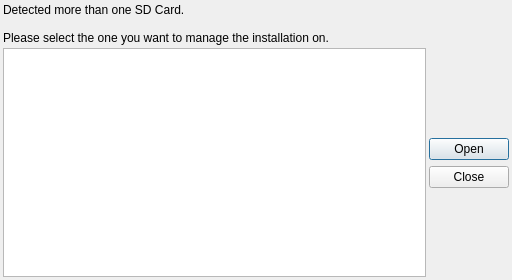
<?xml version="1.0" encoding="UTF-8"?>
<ui version="4.0">
 <author>CyberYoshi64</author>
 <class>Dialog</class>
 <widget class="QDialog" name="Dialog">
  <property name="geometry">
   <rect>
    <x>0</x>
    <y>0</y>
    <width>512</width>
    <height>280</height>
   </rect>
  </property>
  <property name="minimumSize">
   <size>
    <width>512</width>
    <height>280</height>
   </size>
  </property>
  <property name="windowTitle">
   <string>Dialog</string>
  </property>
  <layout class="QVBoxLayout" name="verticalLayout">
   <property name="spacing">
    <number>3</number>
   </property>
   <property name="leftMargin">
    <number>3</number>
   </property>
   <property name="topMargin">
    <number>3</number>
   </property>
   <property name="rightMargin">
    <number>3</number>
   </property>
   <property name="bottomMargin">
    <number>3</number>
   </property>
   <item>
    <widget class="QLabel" name="label">
     <property name="text">
      <string>Detected more than one SD Card.

Please select the one you want to manage the installation on.</string>
     </property>
     <property name="margin">
      <number>8</number>
     </property>
    </widget>
   </item>
   <item>
    <layout class="QHBoxLayout" name="horizontalLayout">
     <item>
      <widget class="QListWidget" name="sdList"/>
     </item>
     <item>
      <widget class="QDialogButtonBox" name="buttons">
       <property name="orientation">
        <enum>Qt::Vertical</enum>
       </property>
       <property name="standardButtons">
        <set>QDialogButtonBox::Close|QDialogButtonBox::Open</set>
       </property>
       <property name="centerButtons">
        <bool>true</bool>
       </property>
      </widget>
     </item>
    </layout>
   </item>
  </layout>
 </widget>
 <layoutdefault spacing="3" margin="3"/>
 <resources/>
 <connections>
  <connection>
   <sender>buttons</sender>
   <signal>accepted()</signal>
   <receiver>Dialog</receiver>
   <slot>accept()</slot>
   <hints>
    <hint type="sourcelabel">
     <x>248</x>
     <y>254</y>
    </hint>
    <hint type="destinationlabel">
     <x>157</x>
     <y>274</y>
    </hint>
   </hints>
  </connection>
  <connection>
   <sender>buttons</sender>
   <signal>rejected()</signal>
   <receiver>Dialog</receiver>
   <slot>reject()</slot>
   <hints>
    <hint type="sourcelabel">
     <x>316</x>
     <y>260</y>
    </hint>
    <hint type="destinationlabel">
     <x>286</x>
     <y>274</y>
    </hint>
   </hints>
  </connection>
 </connections>
</ui>
